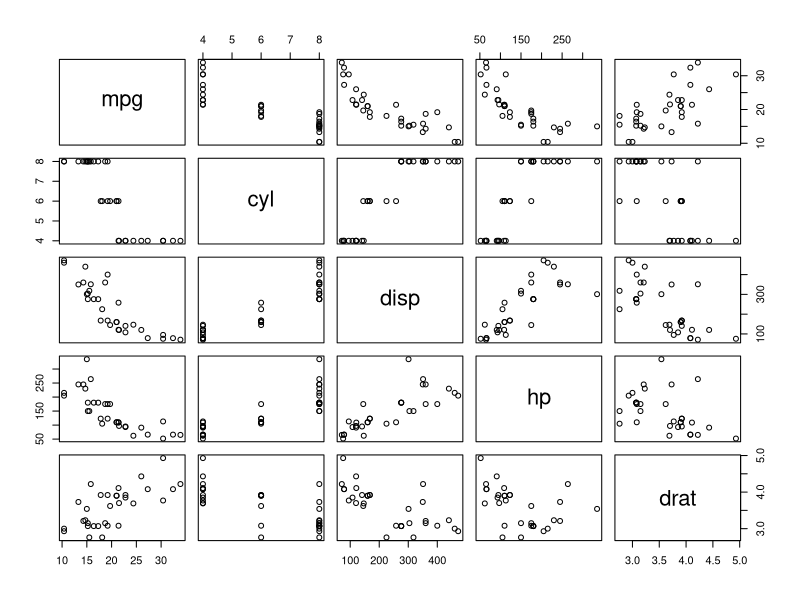
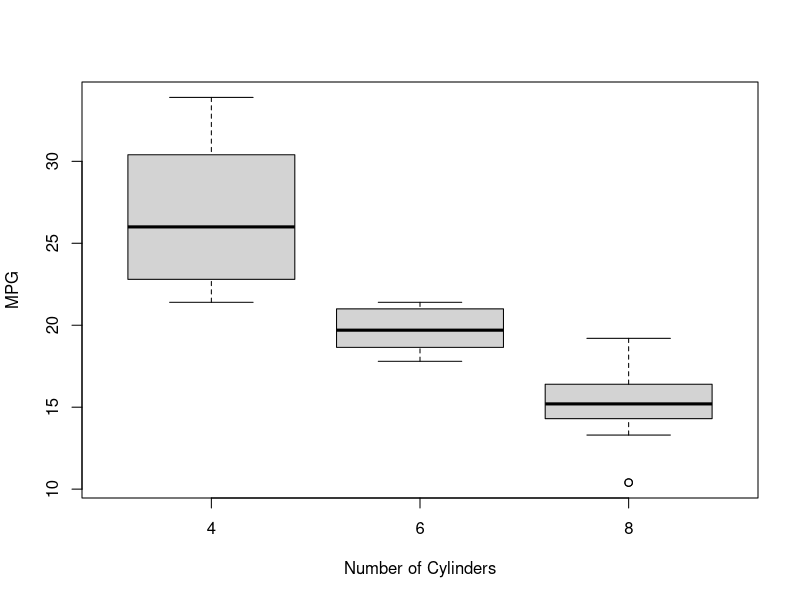
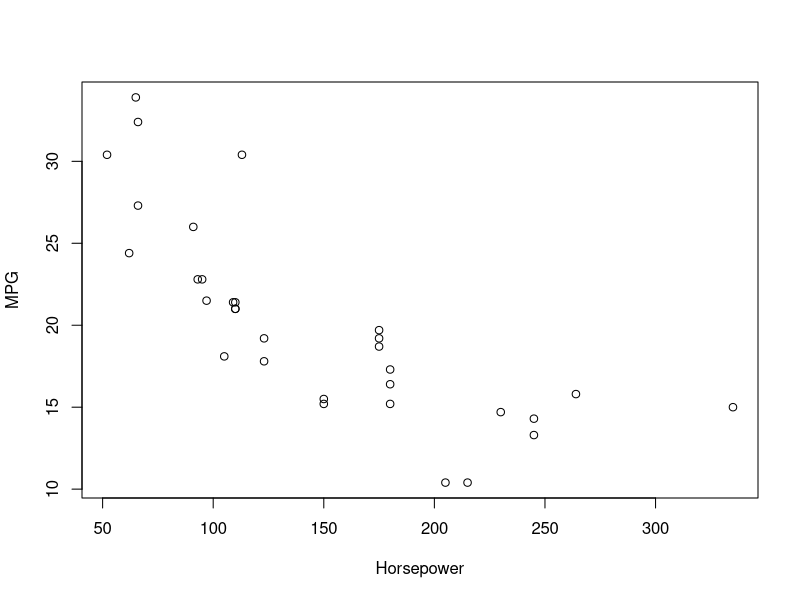
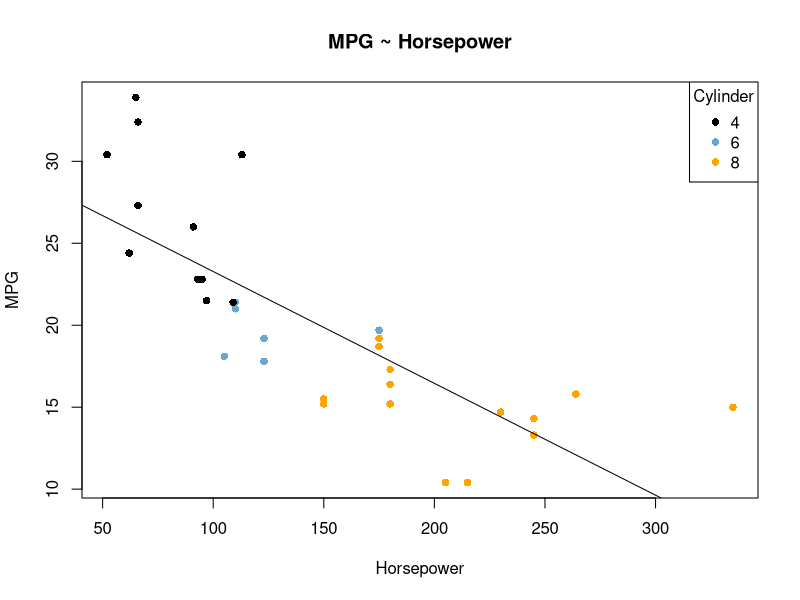
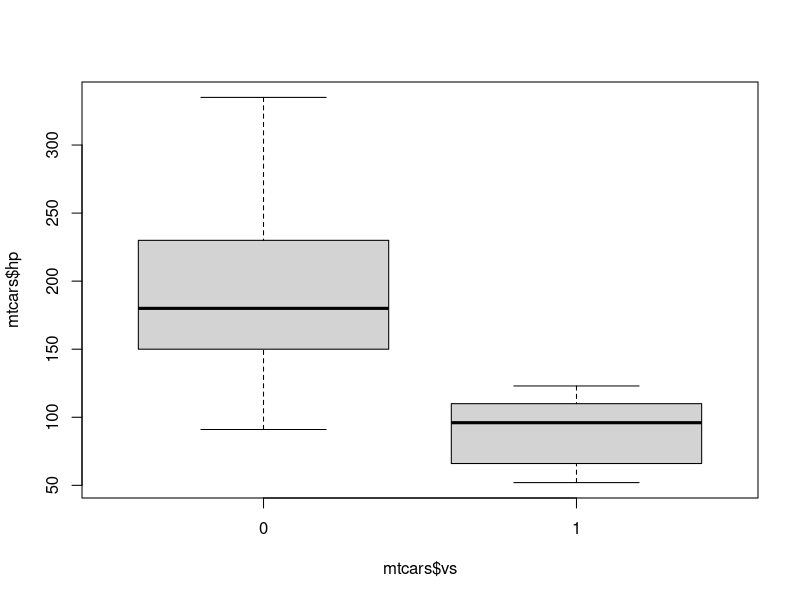
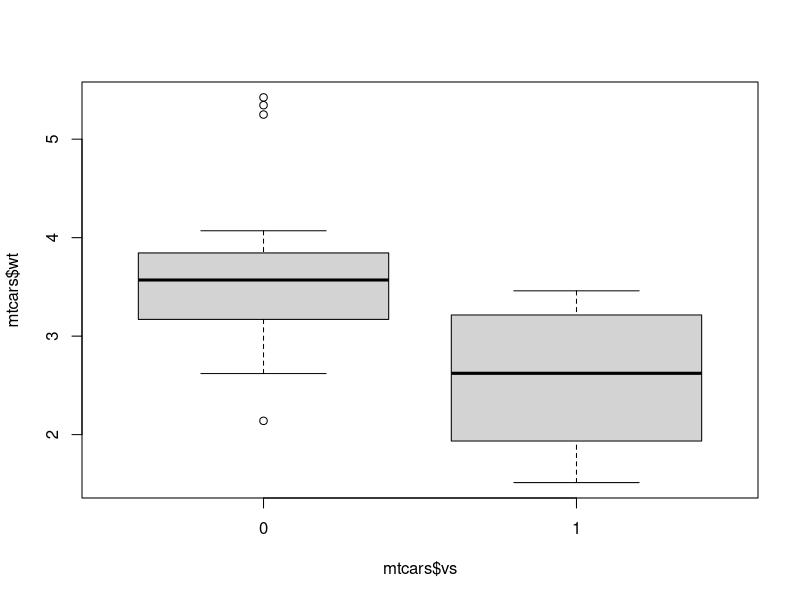

The R script that drew these images, in order:
## ---- chunk 1
knitr::opts_chunk$set(echo = TRUE)
## ---- chunk 2
data('mtcars')
?mtcars

## A data frame with 32 observations on 11 (numeric) variables.
##
## [, 1]	mpg	Miles/(US) gallon
## [, 2]	cyl	Number of cylinders
## [, 3]	disp	Displacement (cu.in.)
## [, 4]	hp	Gross horsepower
## [, 5]	drat	Rear axle ratio
## [, 6]	wt	Weight (1000 lbs)
## [, 7]	qsec	1/4 mile time
## [, 8]	vs	Engine (0 = V-shaped, 1 = straight)
## [, 9]	am	Transmission (0 = automatic, 1 = manual)
## [,10]	gear	Number of forward gears
## [,11]	carb	Number of carburetors
## ---- chunk 3
str(mtcars)
## ---- chunk 4
summary(mtcars)
## ---- chunk 5
head(mtcars)
## ---- chunk 6
plot(mtcars[,1:5])
## ---- chunk 7
boxplot(mtcars$mpg ~ mtcars$cyl, xlab = 'Number of Cylinders', ylab = 'MPG')
## ---- chunk 8
## ANOVA analysis
anova(aov(mpg ~ cyl, data = mtcars))

## pairwise t-test
pairwise.t.test(mtcars$mpg, g = mtcars$cyl)
## ---- chunk 9
## plot( y ~ x , data = dataset)
plot(mpg ~ hp, data = mtcars, ylab = 'MPG', xlab = 'Horsepower')

## plot(x = mtcars$mpg, y = mtcars$mpg) will work as well
## ---- chunk 10
## lm( y ~ x1 + x2 + ... + xn , data = dataset)
summary(lm(mpg ~ hp, data = mtcars))
## ---- chunk 11
## create colors
mapcolors <- c('4'='black','6'='skyblue3','8'='orange')
mtcolors <- mapcolors[as.character(mtcars$cyl)]

## model
mtmodel <- lm(mpg ~ hp, data = mtcars)

## make basic plot
plot(mpg ~ hp, data=mtcars, col = mtcolors, pch = 16, xlab = 'Horsepower', ylab = 'MPG',
     main = 'MPG ~ Horsepower')
## add fitted line
abline(mtmodel)
## add legend
legend('topright', legend = c(4,6,8), col = c('black','skyblue3','orange'), pch = 16, title = 'Cylinder')
## ---- chunk 12
unique(mtcars$vs)
## V-shaped engine
summary(lm(mpg ~ vs ,data = mtcars))
## ---- chunk 13
boxplot(mtcars$hp ~ mtcars$vs)
boxplot(mtcars$wt ~ mtcars$vs)
## V-shaped engine and hp and weight
summary(lm(mpg ~ vs + hp + wt ,data = mtcars))
